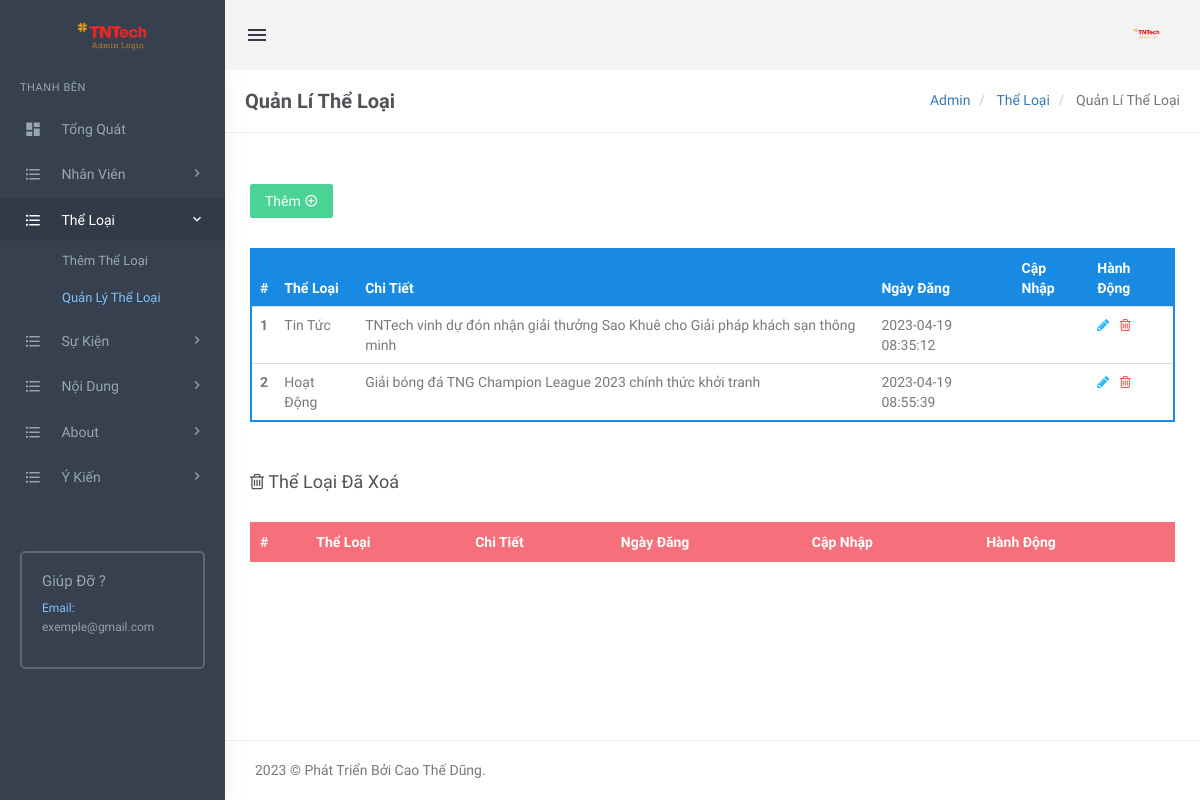
The app's page /sukien1/admin/manage-categories.php (signed in) with its own data.
### tables this page shows
CREATE TABLE `tblcategory` (
  `id` int(11) NOT NULL,
  `CategoryName` varchar(200) DEFAULT NULL,
  `Description` mediumtext DEFAULT NULL,
  `PostingDate` timestamp NULL DEFAULT current_timestamp(),
  `UpdationDate` timestamp NULL DEFAULT NULL,
  `Is_Active` int(1) DEFAULT NULL
);

### sukien1/admin/manage-categories.php (the view, shortened to what this page needs)
<?php
include('includes/config.php');
if(strlen($_SESSION['login'])==0)
  {
header('location:index.php');
}
else{
?>
<!DOCTYPE html>
<html lang="en">
    <head>
        <link href="assets/css/bootstrap.min.css" rel="stylesheet" type="text/css" />
        <link href="assets/css/core.css" rel="stylesheet" type="text/css" />
        <link href="assets/css/components.css" rel="stylesheet" type="text/css" />
        <link href="assets/css/icons.css" rel="stylesheet" type="text/css" />
        <link href="assets/css/pages.css" rel="stylesheet" type="text/css" />
        <link href="assets/css/menu.css" rel="stylesheet" type="text/css" />
        <link href="assets/css/responsive.css" rel="stylesheet" type="text/css" />
		<link rel="stylesheet" href="../plugins/switchery/switchery.min.css">
    </head>
    <body class="fixed-left">
        <div id="wrapper">
<?php include('includes/topheader.php');?>
<?php include('includes/leftsidebar.php');?>
            <div class="content-page">
                <div class="content">
                    <div class="container">
                        <div class="row">
							<div class="col-xs-12">
								<div class="page-title-box">
                                    <h4 class="page-title">Quản Lí Thể Loại</h4>
                                    <ol class="breadcrumb p-0 m-0">
                                        <li>
                                            <a href="#">Admin</a>
                                        </li>
                                        <li>
                                            <a href="#">Thể Loại  </a>
                                        </li>
                                        <li class="active">
                                           Quản Lí Thể Loại
                                        </li>
                                    </ol>
                                    <div class="clearfix"></div>
                                </div>
							</div>
						</div>
<div class="row">
<div class="col-sm-6">
</div>
                                    <div class="row">
										<div class="col-md-12">
											<div class="demo-box m-t-20">
<div class="m-b-30">
<a href="add-category.php">
<button id="addToTable" class="btn btn-success waves-effect waves-light">Thêm <i class="mdi mdi-plus-circle-outline" ></i></button>
</a>
 </div>
												<div class="table-responsive">
                                                    <table class="table m-0 table-colored-bordered table-bordered-primary">
                                                        <thead>
                                                            <tr>
                                                                <th>#</th>
                                                                <th> Thể Loại</th>
                                                                <th>Chi Tiết </th>
                                                                <th>Ngày Đăng</th>
                                                                  <th>Cập Nhập</th>
                                                                <th>Hành Động</th>
                                                            </tr>
                                                        </thead>
                                                        <tbody>
<?php
$query=mysqli_query($con,"Select id,CategoryName,Description,PostingDate,UpdationDate from  tblcategory where Is_Active=1");
$cnt=1;
while($row=mysqli_fetch_array($query))
{
?>
 <tr>
<th scope="row"><?php echo htmlentities($cnt);?></th>
<td><?php echo htmlentities($row['CategoryName']);?></td>
<td><?php echo htmlentities($row['Description']);?></td>
<td><?php echo htmlentities($row['PostingDate']);?></td>
<td><?php echo htmlentities($row['UpdationDate']);?></td>
<td><a href="edit-category.php?cid=<?php echo htmlentities($row['id']);?>"><i class="fa fa-pencil" style="color: #29b6f6;"></i></a>
	&nbsp;<a href="manage-categories.php?rid=<?php echo htmlentities($row['id']);?>&&action=del"> <i class="fa fa-trash-o" style="color: #f05050"></i></a> </td>
</tr>
<?php
$cnt++;
 } ?>
</tbody>
                                                    </table>
                                                </div>
											</div>
										</div>
									</div>
<div class="row">
<div class="col-md-12">
<div class="demo-box m-t-20">
<div class="m-b-30">
 <h4><i class="fa fa-trash-o" ></i> Thể Loại Đã Xoá</h4>
 </div>
<div class="table-responsive">
<table class="table m-0 table-colored-bordered table-bordered-danger">
                                                        <thead>
                                                            <tr>
                                                                <th>#</th>
                                                                <th>Thể Loại</th>
                                                                <th>Chi Tiết</th>
                                                                <th>Ngày Đăng</th>
                                                                  <th>Cập Nhập</th>
                                                                <th>Hành Động</th>
                                                            </tr>
                                                        </thead>
                                                    </table>
                                                </div>
											</div>
										</div>
									</div>
                    </div>
                </div>
<?php include('includes/footer.php');?>
            </div>
        </div>
    </body>
</html>
<?php } ?>

### sukien1/admin/assets/css/core.css (style rules this page uses)
body { font-family: 'Varela Round', sans-serif; margin: 0; padding-bottom: 60px; overflow-x: hidden; color: #797979; }
html { position: relative; min-height: 100%; }
.h1, .h2, .h3, .h4, .h5, .h6, h1, h2, h3, h4, h5, h6 { color: #505458; font-family: 'Hind Madurai', sans-serif; margin: 10px 0; }
* { outline: none !important; }
.container { width: auto; }
#wrapper { height: 100%; overflow: hidden; width: 100%; }
.p-0 { padding: 0 !important; }
.m-0 { margin: 0 !important; }
.m-t-20 { margin-top: 20px !important; }
.m-b-30 { margin-bottom: 30px !important; }
.row { margin-right: -10px; margin-left: -10px; }
.col-lg-1, .col-lg-10, .col-lg-11, .col-lg-12, .col-lg-2, .col-lg-3, .col-lg-4, .col-lg-5, .col-lg-6, .col-lg-7, .col-lg-8, .col-lg-9, .col-md-1, .col-md-10, .col-md-11, .col-md-12, .col-md-2, .col-md-3, .col-md-4, .col-md-5, .col-md-6, .col-md-7, .col-md-8, .col-md-9, .col-sm-1, .col-sm-10, .col-sm-11, .col-sm-12, .col-sm-2, .col-sm-3, .col-sm-4, .col-sm-5, .col-sm-6, .col-sm-7, .col-sm-8, .col-sm-9, .col-xs-1, .col-xs-10, .col-xs-11, .col-xs-12, .col-xs-2, .col-xs-3, .col-xs-4, .col-xs-5, .col-xs-6, .col-xs-7, .col-xs-8, .col-xs-9 { padding-left: 10px; padding-right: 10px; }
.breadcrumb { background-color: transparent; margin-bottom: 15px; padding-top: 10px; padding-left: 0; }
.waves-effect { position: relative; cursor: pointer; display: inline-block; overflow: hidden; -webkit-user-select: none; -moz-user-select: none; -ms-user-select: none; user-select: none; -webkit-tap-highlight-color: transparent; vertical-align: middle; z-index: 1; will-change: opacity, transform; -webkit-transition: all 0.3s ease-out; -moz-transition: all 0.3s ease-out; -o-transition: all 0.3s ease-out; -ms-transition: all 0.3s ease-out; transition: all 0.3s ease-out; }
.demo-box { padding: 10px 15px; }

### sukien1/admin/assets/css/menu.css (style rules this page uses)
.content-page { margin-left: 225px; overflow: hidden; }
.content-page .content { padding: 0 5px 10px 5px; margin-top: 70px; }
.page-title { font-size: 20px; margin-bottom: 0; margin-top: 0; font-weight: 600; }
.page-title-box { padding: 20px; border-bottom: 1px solid #eee; margin: 0 -20px 20px -20px; }
.page-title-box .page-title { margin-bottom: 0; float: left; }
.page-title-box .breadcrumb { float: right; background-color: transparent !important; }

### records on screen
tblcategory: CategoryName "Tin Tức", Description "TNTech vinh dự đón nhận giải thưởng Sao Khuê cho Giải pháp khách sạn thông minh", PostingDate "2023-04-19 08:35:12"
tblcategory: CategoryName "Hoạt Động", Description "Giải bóng đá TNG Champion League 2023 chính thức khởi tranh", PostingDate "2023-04-19 08:55:39"
